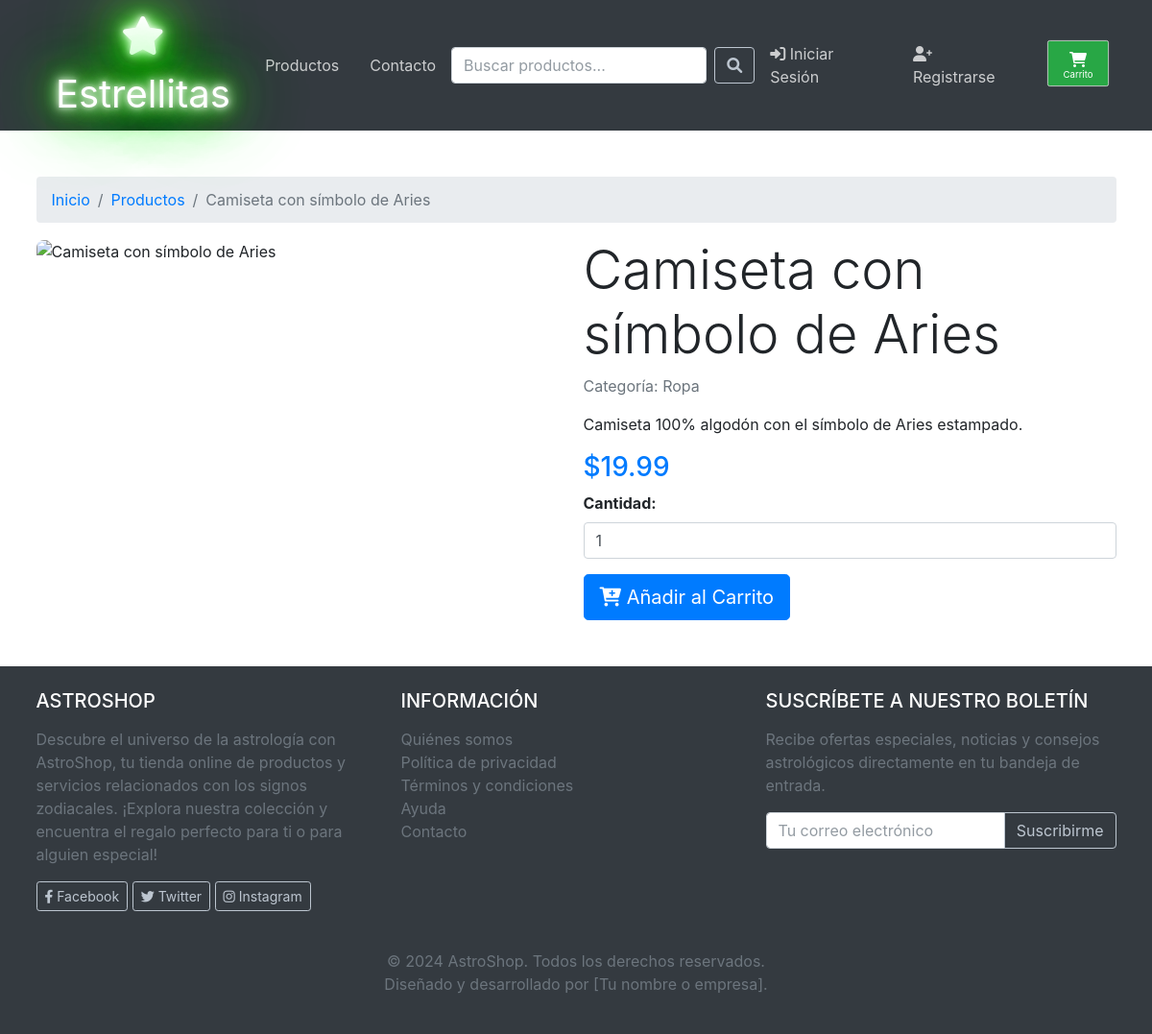
The page /producto.php?id=1 on the database its author committed.
### tables this page shows
CREATE TABLE `productos` (
  `id` int(10) UNSIGNED NOT NULL,
  `nombre` varchar(255) NOT NULL,
  `descripcion` text DEFAULT NULL,
  `precio` decimal(10,2) NOT NULL,
  `imagen` varchar(255) DEFAULT NULL,
  `stock` int(10) UNSIGNED NOT NULL,
  `categoria_id` int(10) UNSIGNED DEFAULT NULL,
  `signos_compatibles` varchar(255) DEFAULT NULL,
  `fecha_creacion` timestamp NOT NULL DEFAULT current_timestamp()
);

CREATE TABLE `categorias` (
  `id` int(10) UNSIGNED NOT NULL,
  `nombre` varchar(255) NOT NULL,
  `imagen` varchar(255) DEFAULT NULL
);

### includes/funciones.php (called while the page is built, shortened)
<?php
function limpiarInput($data) {
    $data = trim($data);
    $data = stripslashes($data);
    $data = htmlspecialchars($data);
    return $data;
}
?>

### includes/database.php (called while the page is built, shortened)
<?php
$servername = "localhost";
$username = "root";
$password = "";
$dbname = "astroshop";
$conn = new mysqli($servername, $username, $password, $dbname);
$conn->set_charset("utf8");
function ejecutarConsulta($sql, $tipos = null, ...$params) {
  global $conn;
  $stmt = $conn->prepare($sql);
  if ($tipos && $params) {
    $stmt->bind_param($tipos, ...$params);
  }
  if ($stmt->execute()) {
    if ($stmt->result_metadata()) {
      return $stmt->get_result();
    } else {
      return true;
    }
  } else {
    die("Error al ejecutar la consulta: " . $stmt->error);
  }
}
?>

### producto.php (the view, shortened to what this page needs)
<?php
require_once 'includes/database.php';
require_once 'includes/funciones.php';
$producto_id = isset($_GET['id']) ? (int)limpiarInput($_GET['id']) : null;
$sql_producto = "SELECT p.*, c.nombre AS categoria_nombre
                 FROM productos p
                 JOIN categorias c ON p.categoria_id = c.id
                 WHERE p.id = ?";
$resultado_producto = ejecutarConsulta($sql_producto, "i", $producto_id);
$producto = $resultado_producto->fetch_assoc();
?>
<!DOCTYPE html>
<html lang="es">
<head>
    <link href="https://cdn.jsdelivr.net/npm/bootstrap@5.3.0/dist/css/bootstrap.min.css" rel="stylesheet">
    <link rel="stylesheet" href="https://cdnjs.cloudflare.com/ajax/libs/font-awesome/6.4.0/css/all.min.css">
    <link rel="stylesheet" href="css/styles.css">
</head>
<body>
    <?php include 'navbar.php'; ?>
    <main class="container my-5">
        <nav aria-label="breadcrumb">
            <ol class="breadcrumb">
                <li class="breadcrumb-item"><a href="index.php">Inicio</a></li>
                <li class="breadcrumb-item"><a href="productos.php">Productos</a></li>
                <li class="breadcrumb-item active" aria-current="page"><?php echo htmlspecialchars($producto['nombre']); ?></li>
            </ol>
        </nav>
        <div class="row">
            <div class="col-md-6 mb-4">
                <img src="<?php echo htmlspecialchars($producto['imagen']); ?>" class="product-image" alt="<?php echo htmlspecialchars($producto['nombre']); ?>">
            </div>
            <div class="col-md-6">
                <h1 class="display-4"><?php echo htmlspecialchars($producto['nombre']); ?></h1>
                <p class="text-muted">Categoría: <?php echo htmlspecialchars($producto['categoria_nombre']); ?></p>
                <p><?php echo nl2br(htmlspecialchars($producto['descripcion'])); ?></p>
                <h3 class="text-primary">$<?php echo number_format($producto['precio'], 2); ?></h3>
                <form method="post">
                    <div class="mb-3">
                        <label for="cantidad" class="form-label">Cantidad:</label>
                        <input type="number" name="cantidad" id="cantidad" value="1" min="1" class="form-control" required>
                    </div>
                    <button type="submit" name="agregar_al_carrito" class="btn btn-primary btn-lg"><i class="fa fa-cart-plus"></i> Añadir al Carrito</button>
                </form>
            </div>
        </div>
    </main>
    <?php include 'footer.php'; ?>
</body>
</html>

### producto.php (style rules this page uses)
body { background-color: #f8f9fa; }
.product-image { max-width: 100%; height: auto; border-radius: 8px; }
.breadcrumb-item.active { color: #6c757d; }
.btn-primary { background-color: #007bff; border-color: #007bff; }

### rows shown on the page
productos: nombre "Camiseta con símbolo de Aries", categoria.nombre "Ropa", descripcion "Camiseta 100% algodón con el símbolo de Aries estampado.", precio "19.99"
